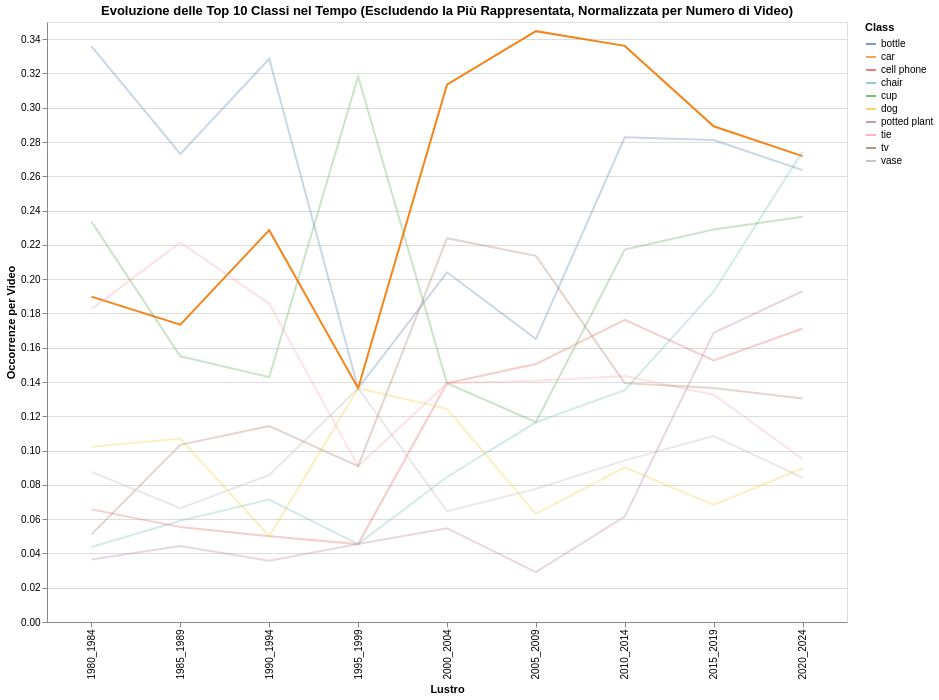

This figure's Vega-Lite source:
### Vega-Lite specification from a JSON file in a GitHub repository (floating-point values rounded to 4 significant figures)
{"config": {"view": {"continuousWidth": 300, "continuousHeight": 300}}, "data": {"name": "data-a6a899b114131aca1842584e6c02a515"}, "mark": {"type": "line"}, "encoding": {"color": {"field": "Class", "title": "Class", "type": "nominal"}, "opacity": {"condition": {"param": "param_27", "value": 1}, "value": 0.3}, "x": {"field": "lustro", "title": "Lustro", "type": "ordinal"}, "y": {"field": "normalized_counts", "title": "Occorrenze per Video", "type": "quantitative"}}, "height": 600, "params": [{"name": "param_27", "select": {"type": "point", "fields": ["Class"]}, "bind": {"input": "select", "options": ["car", "bottle", "cup", "tie", "tv", "chair", "cell phone", "potted plant", "dog", "vase"], "name": "Seleziona Classe: "}, "value": "car"}, {"name": "param_28", "select": {"type": "interval", "encodings": ["x", "y"]}, "bind": "scales"}], "title": "Evoluzione delle Top 10 Classi nel Tempo (Escludendo la Più Rappresentata, Normalizzata per Numero di Video)", "width": 800, "$schema": "https://vega.github.io/schema/vega-lite/v5.8.0.json", "datasets": {"data-a6a899b114131aca1842584e6c02a515": [{"lustro": "1980_1984", "Class": "bottle", "counts": 46, "num_videos": 137, "normalized_counts": 0.3358}, {"lustro": "1980_1984", "Class": "car", "counts": 26, "num_videos": 137, "normalized_counts": 0.1898}, {"lustro": "1980_1984", "Class": "cell phone", "counts": 9, "num_videos": 137, "normalized_counts": 0.06569}, {"lustro": "1980_1984", "Class": "chair", "counts": 6, "num_videos": 137, "normalized_counts": 0.0438}, {"lustro": "1980_1984", "Class": "cup", "counts": 32, "num_videos": 137, "normalized_counts": 0.2336}, {"lustro": "1980_1984", "Class": "dog", "counts": 14, "num_videos": 137, "normalized_counts": 0.1022}, {"lustro": "1980_1984", "Class": "potted plant", "counts": 5, "num_videos": 137, "normalized_counts": 0.0365}, {"lustro": "1980_1984", "Class": "tie", "counts": 25, "num_videos": 137, "normalized_counts": 0.1825}, {"lustro": "1980_1984", "Class": "tv", "counts": 7, "num_videos": 137, "normalized_counts": 0.05109}, {"lustro": "1980_1984", "Class": "vase", "counts": 12, "num_videos": 137, "normalized_counts": 0.08759}, {"lustro": "1985_1989", "Class": "bottle", "counts": 74, "num_videos": 271, "normalized_counts": 0.2731}, {"lustro": "1985_1989", "Class": "car", "counts": 47, "num_videos": 271, "normalized_counts": 0.1734}, {"lustro": "1985_1989", "Class": "cell phone", "counts": 15, "num_videos": 271, "normalized_counts": 0.05535}, {"lustro": "1985_1989", "Class": "chair", "counts": 16, "num_videos": 271, "normalized_counts": 0.05904}, {"lustro": "1985_1989", "Class": "cup", "counts": 42, "num_videos": 271, "normalized_counts": 0.155}, {"lustro": "1985_1989", "Class": "dog", "counts": 29, "num_videos": 271, "normalized_counts": 0.107}, {"lustro": "1985_1989", "Class": "potted plant", "counts": 12, "num_videos": 271, "normalized_counts": 0.04428}, {"lustro": "1985_1989", "Class": "tie", "counts": 60, "num_videos": 271, "normalized_counts": 0.2214}, {"lustro": "1985_1989", "Class": "tv", "counts": 28, "num_videos": 271, "normalized_counts": 0.1033}, {"lustro": "1985_1989", "Class": "vase", "counts": 18, "num_videos": 271, "normalized_counts": 0.06642}, {"lustro": "1990_1994", "Class": "bottle", "counts": 46, "num_videos": 140, "normalized_counts": 0.3286}, {"lustro": "1990_1994", "Class": "car", "counts": 32, "num_videos": 140, "normalized_counts": 0.2286}, {"lustro": "1990_1994", "Class": "cell phone", "counts": 7, "num_videos": 140, "normalized_counts": 0.05}, {"lustro": "1990_1994", "Class": "chair", "counts": 10, "num_videos": 140, "normalized_counts": 0.07143}, {"lustro": "1990_1994", "Class": "cup", "counts": 20, "num_videos": 140, "normalized_counts": 0.1429}, {"lustro": "1990_1994", "Class": "dog", "counts": 7, "num_videos": 140, "normalized_counts": 0.05}, {"lustro": "1990_1994", "Class": "potted plant", "counts": 5, "num_videos": 140, "normalized_counts": 0.03571}, {"lustro": "1990_1994", "Class": "tie", "counts": 26, "num_videos": 140, "normalized_counts": 0.1857}, {"lustro": "1990_1994", "Class": "tv", "counts": 16, "num_videos": 140, "normalized_counts": 0.1143}, {"lustro": "1990_1994", "Class": "vase", "counts": 12, "num_videos": 140, "normalized_counts": 0.08571}, {"lustro": "1995_1999", "Class": "bottle", "counts": 3, "num_videos": 22, "normalized_counts": 0.1364}, {"lustro": "1995_1999", "Class": "car", "counts": 3, "num_videos": 22, "normalized_counts": 0.1364}, {"lustro": "1995_1999", "Class": "cell phone", "counts": 1, "num_videos": 22, "normalized_counts": 0.04545}, {"lustro": "1995_1999", "Class": "chair", "counts": 1, "num_videos": 22, "normalized_counts": 0.04545}, {"lustro": "1995_1999", "Class": "cup", "counts": 7, "num_videos": 22, "normalized_counts": 0.3182}, {"lustro": "1995_1999", "Class": "dog", "counts": 3, "num_videos": 22, "normalized_counts": 0.1364}, {"lustro": "1995_1999", "Class": "potted plant", "counts": 1, "num_videos": 22, "normalized_counts": 0.04545}, {"lustro": "1995_1999", "Class": "tie", "counts": 2, "num_videos": 22, "normalized_counts": 0.09091}, {"lustro": "1995_1999", "Class": "tv", "counts": 2, "num_videos": 22, "normalized_counts": 0.09091}, {"lustro": "1995_1999", "Class": "vase", "counts": 3, "num_videos": 22, "normalized_counts": 0.1364}, {"lustro": "2000_2004", "Class": "bottle", "counts": 41, "num_videos": 201, "normalized_counts": 0.204}, {"lustro": "2000_2004", "Class": "car", "counts": 63, "num_videos": 201, "normalized_counts": 0.3134}, {"lustro": "2000_2004", "Class": "cell phone", "counts": 28, "num_videos": 201, "normalized_counts": 0.1393}, {"lustro": "2000_2004", "Class": "chair", "counts": 17, "num_videos": 201, "normalized_counts": 0.08458}, {"lustro": "2000_2004", "Class": "cup", "counts": 28, "num_videos": 201, "normalized_counts": 0.1393}, {"lustro": "2000_2004", "Class": "dog", "counts": 25, "num_videos": 201, "normalized_counts": 0.1244}, {"lustro": "2000_2004", "Class": "potted plant", "counts": 11, "num_videos": 201, "normalized_counts": 0.05473}, {"lustro": "2000_2004", "Class": "tie", "counts": 28, "num_videos": 201, "normalized_counts": 0.1393}, {"lustro": "2000_2004", "Class": "tv", "counts": 45, "num_videos": 201, "normalized_counts": 0.2239}, {"lustro": "2000_2004", "Class": "vase", "counts": 13, "num_videos": 201, "normalized_counts": 0.06468}, {"lustro": "2005_2009", "Class": "bottle", "counts": 34, "num_videos": 206, "normalized_counts": 0.165}, {"lustro": "2005_2009", "Class": "car", "counts": 71, "num_videos": 206, "normalized_counts": 0.3447}, {"lustro": "2005_2009", "Class": "cell phone", "counts": 31, "num_videos": 206, "normalized_counts": 0.1505}, {"lustro": "2005_2009", "Class": "chair", "counts": 24, "num_videos": 206, "normalized_counts": 0.1165}, {"lustro": "2005_2009", "Class": "cup", "counts": 24, "num_videos": 206, "normalized_counts": 0.1165}, {"lustro": "2005_2009", "Class": "dog", "counts": 13, "num_videos": 206, "normalized_counts": 0.06311}, {"lustro": "2005_2009", "Class": "potted plant", "counts": 6, "num_videos": 206, "normalized_counts": 0.02913}, {"lustro": "2005_2009", "Class": "tie", "counts": 29, "num_videos": 206, "normalized_counts": 0.1408}, {"lustro": "2005_2009", "Class": "tv", "counts": 44, "num_videos": 206, "normalized_counts": 0.2136}, {"lustro": "2005_2009", "Class": "vase", "counts": 16, "num_videos": 206, "normalized_counts": 0.07767}, {"lustro": "2010_2014", "Class": "bottle", "counts": 69, "num_videos": 244, "normalized_counts": 0.2828}, {"lustro": "2010_2014", "Class": "car", "counts": 82, "num_videos": 244, "normalized_counts": 0.3361}, {"lustro": "2010_2014", "Class": "cell phone", "counts": 43, "num_videos": 244, "normalized_counts": 0.1762}, {"lustro": "2010_2014", "Class": "chair", "counts": 33, "num_videos": 244, "normalized_counts": 0.1352}, {"lustro": "2010_2014", "Class": "cup", "counts": 53, "num_videos": 244, "normalized_counts": 0.2172}, {"lustro": "2010_2014", "Class": "dog", "counts": 22, "num_videos": 244, "normalized_counts": 0.09016}, {"lustro": "2010_2014", "Class": "potted plant", "counts": 15, "num_videos": 244, "normalized_counts": 0.06148}, {"lustro": "2010_2014", "Class": "tie", "counts": 35, "num_videos": 244, "normalized_counts": 0.1434}, {"lustro": "2010_2014", "Class": "tv", "counts": 34, "num_videos": 244, "normalized_counts": 0.1393}, {"lustro": "2010_2014", "Class": "vase", "counts": 23, "num_videos": 244, "normalized_counts": 0.09426}, {"lustro": "2015_2019", "Class": "bottle", "counts": 70, "num_videos": 249, "normalized_counts": 0.2811}, {"lustro": "2015_2019", "Class": "car", "counts": 72, "num_videos": 249, "normalized_counts": 0.2892}, {"lustro": "2015_2019", "Class": "cell phone", "counts": 38, "num_videos": 249, "normalized_counts": 0.1526}, {"lustro": "2015_2019", "Class": "chair", "counts": 48, "num_videos": 249, "normalized_counts": 0.1928}, {"lustro": "2015_2019", "Class": "cup", "counts": 57, "num_videos": 249, "normalized_counts": 0.2289}, {"lustro": "2015_2019", "Class": "dog", "counts": 17, "num_videos": 249, "normalized_counts": 0.06827}, {"lustro": "2015_2019", "Class": "potted plant", "counts": 42, "num_videos": 249, "normalized_counts": 0.1687}, {"lustro": "2015_2019", "Class": "tie", "counts": 33, "num_videos": 249, "normalized_counts": 0.1325}, {"lustro": "2015_2019", "Class": "tv", "counts": 34, "num_videos": 249, "normalized_counts": 0.1365}, {"lustro": "2015_2019", "Class": "vase", "counts": 27, "num_videos": 249, "normalized_counts": 0.1084}, {"lustro": "2020_2024", "Class": "bottle", "counts": 97, "num_videos": 368, "normalized_counts": 0.2636}, {"lustro": "2020_2024", "Class": "car", "counts": 100, "num_videos": 368, "normalized_counts": 0.2717}, {"lustro": "2020_2024", "Class": "cell phone", "counts": 63, "num_videos": 368, "normalized_counts": 0.1712}, {"lustro": "2020_2024", "Class": "chair", "counts": 101, "num_videos": 368, "normalized_counts": 0.2745}, {"lustro": "2020_2024", "Class": "cup", "counts": 87, "num_videos": 368, "normalized_counts": 0.2364}, {"lustro": "2020_2024", "Class": "dog", "counts": 33, "num_videos": 368, "normalized_counts": 0.08967}, {"lustro": "2020_2024", "Class": "potted plant", "counts": 71, "num_videos": 368, "normalized_counts": 0.1929}, {"lustro": "2020_2024", "Class": "tie", "counts": 35, "num_videos": 368, "normalized_counts": 0.09511}, {"lustro": "2020_2024", "Class": "tv", "counts": 48, "num_videos": 368, "normalized_counts": 0.1304}, {"lustro": "2020_2024", "Class": "vase", "counts": 31, "num_videos": 368, "normalized_counts": 0.08424}]}}
